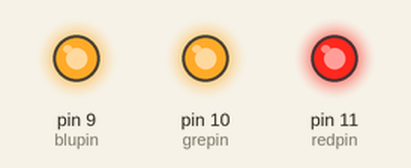
Recording of a sketch running on a simulated Arduino Uno, built with avr-gcc and run on an emulated ATmega328P. Shown: output pins drawn as LEDs (lit = HIGH).

Above: at 0.1 s.
Timing chart, 0 to 1.6 s (numbered marks = the images above):
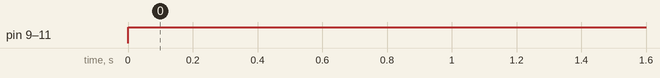

The sketch:

RGB.ino
```cpp
const int redpin=11;
const int grepin=10;
const int blupin=9;
void setup() {
  // put your setup code here, to run once:
pinMode(redpin,OUTPUT);
pinMode(grepin,OUTPUT);
pinMode(blupin,OUTPUT);
}

void loop() {
  // put your main code here, to run repeatedly:
digitalWrite(redpin,HIGH);
digitalWrite(grepin,HIGH);
digitalWrite(blupin,HIGH);
}
```

Measured:
- by itself, pin 9 (blupin), pin 10 (grepin), pin 11 (redpin): LOW → HIGH at 0.00 s
